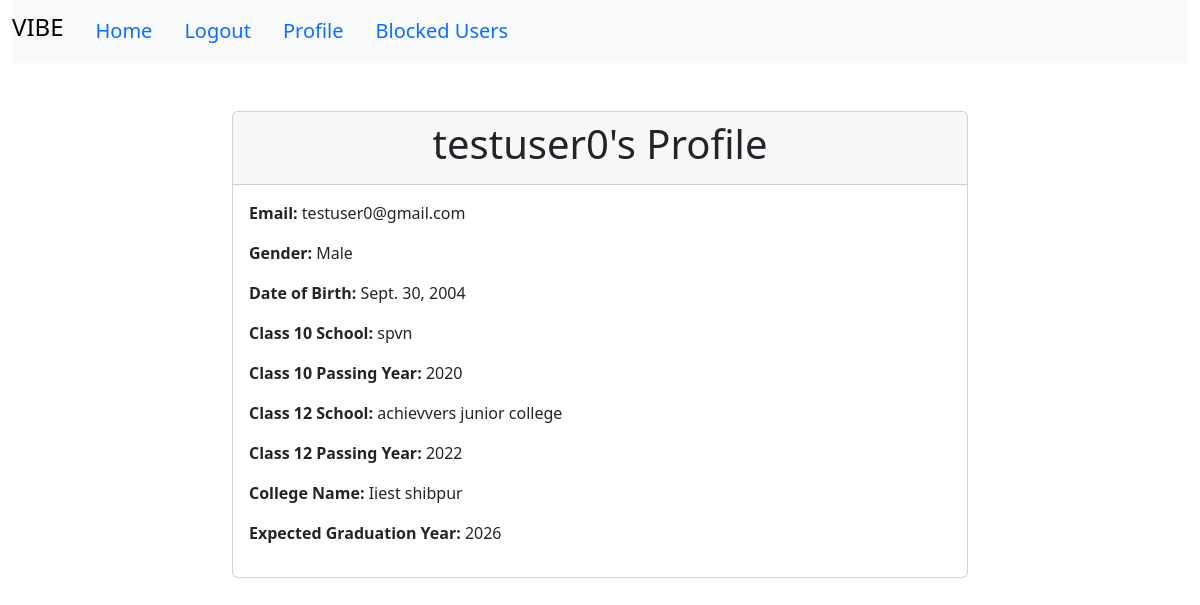
/profile/ (signed in), run on the app's committed database.
### vibeapp/models.py (models this page shows)
class CustomUser(AbstractUser):
    GENDER_CHOICES = [
        ('M', 'Male'),
        ('F', 'Female'),
        ('O', 'Other'),
    ]
    date_of_birth = models.DateField(null=True, blank=True)
    gender = models.CharField(max_length=1, choices=GENDER_CHOICES, null=True, blank=True)
    class_10_school = models.CharField(max_length=255, null=True, blank=True)
    class_10_passing_year = models.IntegerField(null=True, blank=True)
    class_12_school = models.CharField(max_length=255, null=True, blank=True)
    class_12_passing_year = models.IntegerField(null=True, blank=True)
    college_name = models.CharField(max_length=255, null=True, blank=True)
    expected_graduation_year = models.IntegerField(null=True, blank=True)
    groups = models.ManyToManyField(
        "auth.Group",
        verbose_name="groups",
        blank=True,
        related_name="custom_user_set",
        related_query_name="user",
    )
    user_permissions = models.ManyToManyField(
        "auth.Permission",
        verbose_name="user permissions",
        blank=True,
        related_name="custom_user_set",
        related_query_name="user",
    )

### vibeapp/views.py (the view)
# urls.py: path('profile/', views.view_profile, name='view_profile'),
@login_required
def view_profile(request):
    return render(request, 'view_profile.html', {'user': request.user})

### vibeapp/templates/view_profile.html (shortened to what this page needs)
{% extends 'home.html' %}
{% block body %}
<div class="container mt-5">
    <div class="row justify-content-center">
        <div class="col-md-8">
            <div class="card">
                <div class="card-header text-center">
                    <h1>{{ user.username }}'s Profile</h1>
                </div>
                <div class="card-body">
                    <p><strong>Email:</strong> {{ user.email }}</p>
                    <p><strong>Gender:</strong> {{ user.get_gender_display }}</p>
                    <p><strong>Date of Birth:</strong> {{ user.date_of_birth }}</p>
                    <p><strong>Class 10 School:</strong> {{ user.class_10_school }}</p>
                    <p><strong>Class 10 Passing Year:</strong> {{ user.class_10_passing_year }}</p>
                    <p><strong>Class 12 School:</strong> {{ user.class_12_school }}</p>
                    <p><strong>Class 12 Passing Year:</strong> {{ user.class_12_passing_year }}</p>
                    <p><strong>College Name:</strong> {{ user.college_name }}</p>
                    <p><strong>Expected Graduation Year:</strong> {{ user.expected_graduation_year }}</p>
                </div>
            </div>
        </div>
    </div>
</div>
{% endblock %}

### data on the page
CustomUser: username "testuser0", email "testuser0@gmail.com", gender "Male", date_of_birth "Sept. 30, 2004", class_10_school "spvn", class_10_passing_year "2020", class_12_school "achievvers junior college", class_12_passing_year "2022", college_name "Iiest shibpur", expected_graduation_year "2026"
